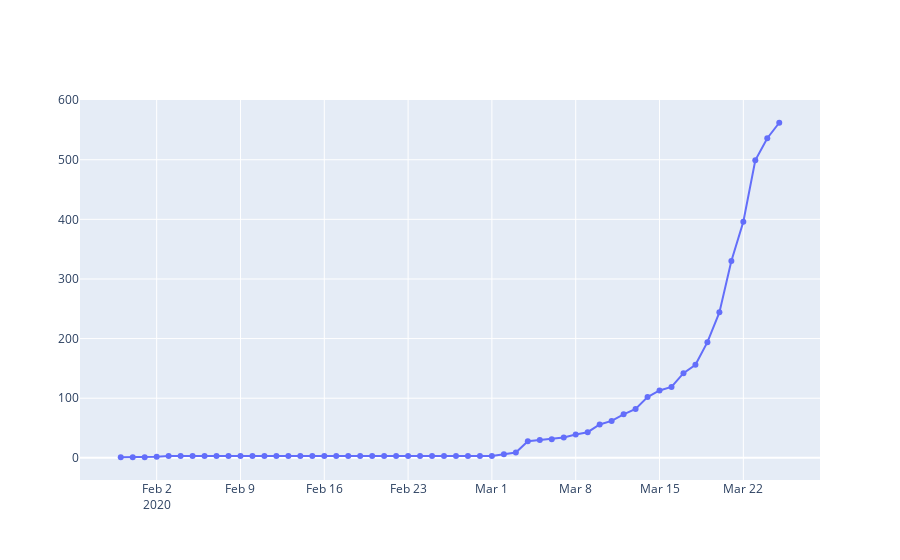

The notebook cell this image was saved under:
### Code cell
fig=go.Figure()
fig.add_trace(go.Scatter(x=db_india['Date'],y=db_india['Total Cases'],mode='lines+markers',name='Total Cases'))
